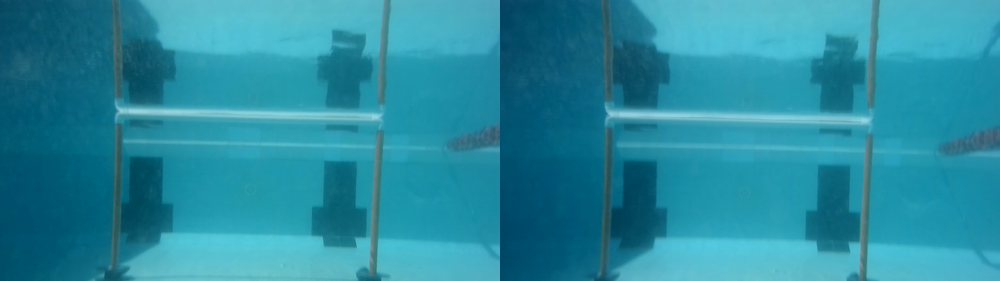
#> input picture sauvc_objectdetection/InputImages_gate/126.png, 1000 x 281 px, shrunk from 2560 x 720 before the run, found by its file name; its folder holds 3 pictures in this run
$ python main.py
#> lines starting #> are read from the running program, lines starting #| are printed output that depends on the picture
### sauvc_objectdetection/Underwater Image Enhancement/HE/sceneRadianceHE.py
import cv2


def RecoverHE(sceneRadiance):
    # clahe = cv2.createCLAHE(clipLimit=2, tileGridSize=(2, 2))
    for i in range(3):
        sceneRadiance[:, :, i] =  cv2.equalizeHist(sceneRadiance[:, :, i])
        # sceneRadiance[:, :, i] = clahe.apply((sceneRadiance[:, :, i]))
    return sceneRadiance

### sauvc_objectdetection/Underwater Image Enhancement/HE/main.py

import os
import numpy as np
import cv2
import natsort
#import xlwt
#from skimage import exposure

from sceneRadianceCLAHE import RecoverCLAHE
from sceneRadianceHE import RecoverHE

np.seterr(over='ignore')
if __name__ == '__main__':
    pass
folder = "/home/kyapo/Desktop/sauvc_objectdetection"
folder = "C:/Users/June/Desktop/sauvc_objectdetection"

path = folder + "/InputImages_gate"
files = os.listdir(path)
files =  natsort.natsorted(files)

for i in range(len(files)):
    file = files[i]
    filepath = path + "/" + file
    prefix = file.split('.')[0]
    if os.path.isfile(filepath):
        print('********    file   ********',file)
        # img = cv2.imread('InputImages/' + file)
        img = cv2.imread(folder + '/InputImages_gate/' + file)
#> img is the input picture: shape (281, 1000, 3); mean B, G, R 160.1, 138.9, 39.3
        sceneRadiance = RecoverHE(img)
#> after the loop in RecoverHE, `for i in range(3):`:
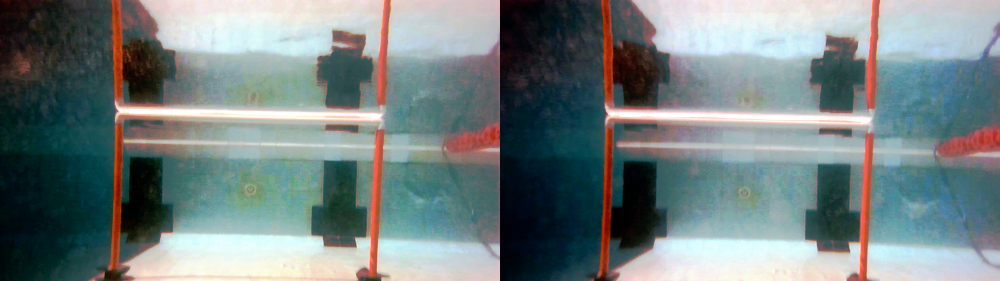
#> sceneRadiance: shape (281, 1000, 3); mean B, G, R 129, 128.8, 116.2
        cv2.imwrite('OutputImages_gate/' + prefix + '_HE.jpg', sceneRadiance)
#> pass 2 of the loop `for i in range(len(files)):`:
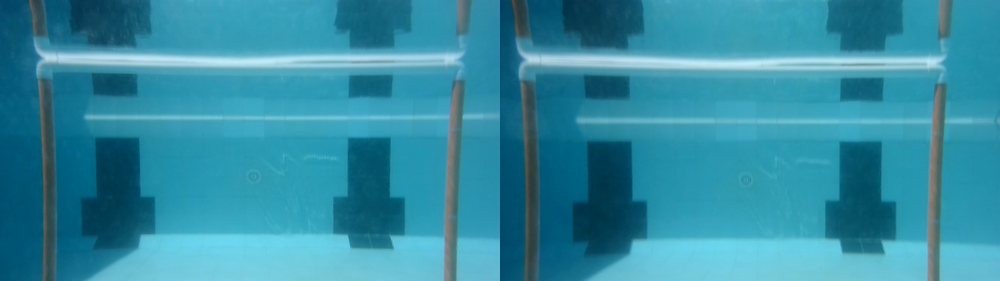
#> input picture sauvc_objectdetection/InputImages_gate/440.png, 1000 x 281 px, shrunk from 2560 x 720 before the run, found by its file name
#> img is the input picture: shape (281, 1000, 3); mean B, G, R 163.1, 140.2, 50.5
#> after the loop in RecoverHE (call 2), `for i in range(3):`:
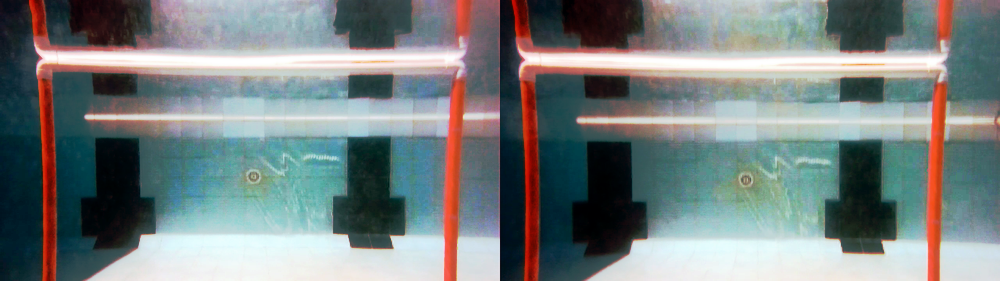
#> sceneRadiance: shape (281, 1000, 3); mean B, G, R 129, 128.9, 119.7
#> pass 3 of the loop `for i in range(len(files)):`:
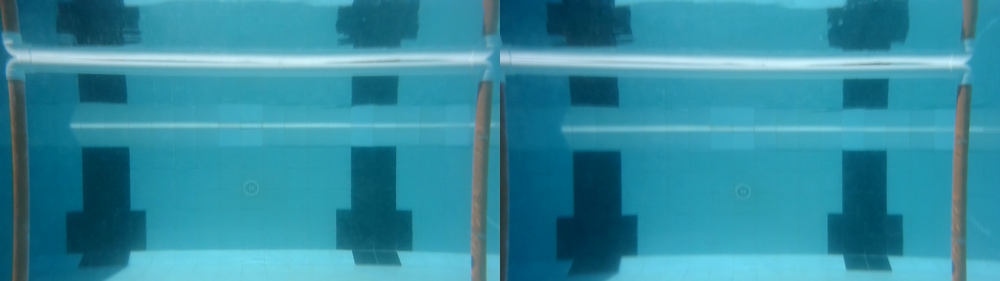
#> input picture sauvc_objectdetection/InputImages_gate/513.png, 1000 x 281 px, shrunk from 2560 x 720 before the run, found by its file name
#> img is the input picture: shape (281, 1000, 3); mean B, G, R 160.4, 139.3, 50
#> after the loop in RecoverHE (call 3), `for i in range(3):`:
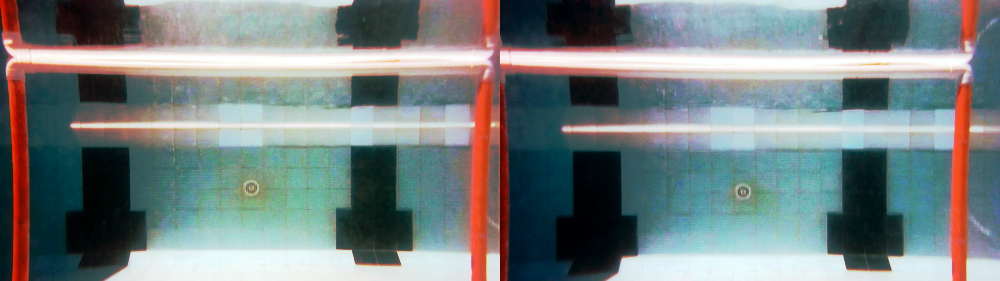
#> sceneRadiance: shape (281, 1000, 3); mean B, G, R 129, 128.9, 118.1
